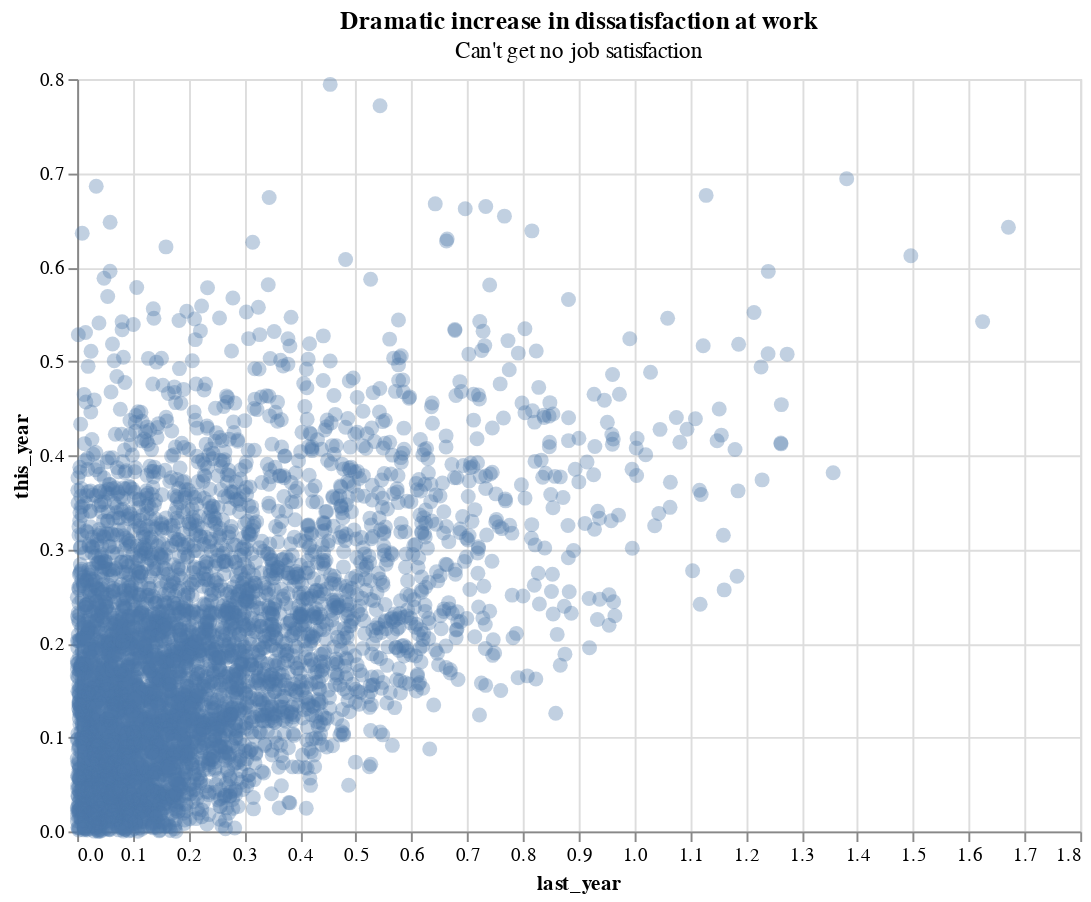

Write notebook code for a chart like this one.
### Markdown cell above
<div class="alert alert-info" style="color:black">

### Question 1.2
rubric={accuracy:2}

<h4>Python</h4>
<p>Recreate the Altair version of the plot. Your plot should look as close as possible to mine in the image above.</p>
    
</div>

### Code cell
# Recreate the instructor's Altair scatter plot

job = _read_csv_local("cities-job-satisfaction.csv")

xcol = _find_col(job, ["last_year", "lastyear", "last"])
ycol = _find_col(job, ["this_year", "thisyear", "this"])

job = job.rename(columns={xcol: "last_year", ycol: "this_year"})

alt.Chart(job).mark_circle(opacity=0.35, size=60).encode(
    x=alt.X("last_year:Q", title="last_year"),
    y=alt.Y("this_year:Q", title="this_year"),
).properties(
    width=520,
    height=390,
    title=alt.TitleParams(
        "Dramatic increase in dissatisfaction at work",
        subtitle="Can't get no job satisfaction",
    ),
)

### Figure 1 — Vega-Lite specification as saved in the notebook (floating-point values rounded to 4 significant figures; data arrays with more than 128 entries replaced by an {"elided": "..."} marker saying what was removed)
{"$schema": "https://vega.github.io/schema/vega-lite/v5.8.0.json", "config": {"view": {"continuousHeight": 300, "continuousWidth": 300}}, "data": {"name": "data-bc873f7c720f5973a879dc86b7a26292"}, "datasets": {"data-bc873f7c720f5973a879dc86b7a26292": {"elided": "4495 records"}}, "encoding": {"x": {"field": "last_year", "title": "last_year", "type": "quantitative"}, "y": {"field": "this_year", "title": "this_year", "type": "quantitative"}}, "height": 390, "mark": {"opacity": 0.35, "size": 60, "type": "circle"}, "title": {"subtitle": "Can't get no job satisfaction", "text": "Dramatic increase in dissatisfaction at work"}, "width": 520}
